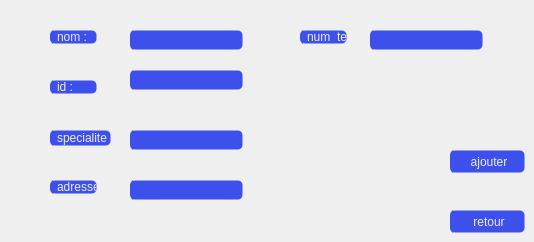
      <widget class="QWidget" name="tab_4">
       <attribute name="title">
        <string>ajouter</string>
       </attribute>
       <widget class="QPushButton" name="pushButton_7">
        <property name="geometry">
         <rect>
          <x>450</x>
          <y>150</y>
          <width>75</width>
          <height>23</height>
         </rect>
        </property>
        <property name="styleSheet">
         <string notr="true">QPushButton {
background-image: url(C:/Users/HP/Documents/Health-application/icons/16x16/cil-folder-open.png);
	background-position: left center;

    background-repeat: no-repeat;

	border: 1px solid transparent;
color:rgb(238, 238, 238);
	border-radius: 5px;	
	background-color:#3d50eb;
border-left:4px solid #3d50eb;

}
QPushButton:hover {
color:rgb(255, 255, 255);
		background-color: rgb(63, 84, 244);
}
QPushButton:pressed {	
	border: 2px solid rgb(55, 74, 214) ;
}</string>
        </property>
        <property name="text">
         <string>ajouter</string>
        </property>
       </widget>
       <widget class="QPushButton" name="pushButton_8">
        <property name="geometry">
         <rect>
          <x>450</x>
          <y>210</y>
          <width>75</width>
          <height>23</height>
         </rect>
        </property>
        <property name="styleSheet">
         <string notr="true">QPushButton {
background-image: url(C:/Users/HP/Documents/Health-application/icons/16x16/cil-folder-open.png);
	background-position: left center;

    background-repeat: no-repeat;

	border: 1px solid transparent;
color:rgb(238, 238, 238);
	border-radius: 5px;	
	background-color:#3d50eb;
border-left:4px solid #3d50eb;

}
QPushButton:hover {
color:rgb(255, 255, 255);
		background-color: rgb(63, 84, 244);
}
QPushButton:pressed {	
	border: 2px solid rgb(55, 74, 214) ;
}</string>
        </property>
        <property name="text">
         <string>retour</string>
        </property>
       </widget>
       <widget class="QLabel" name="label_7">
        <property name="geometry">
         <rect>
          <x>50</x>
          <y>30</y>
          <width>47</width>
          <height>14</height>
         </rect>
        </property>
        <property name="styleSheet">
         <string notr="true">QLabel {
background-image: url(C:/Users/HP/Documents/Health-application/icons/16x16/cil-folder-open.png);
	background-position: left center;

    background-repeat: no-repeat;

	border: 1px solid transparent;
color:rgb(238, 238, 238);
	border-radius: 5px;	
	background-color:#3d50eb;
border-left:4px solid #3d50eb;

}
QLabel:hover {
color:rgb(255, 255, 255);
		background-color: rgb(63, 84, 244);
}
QLabel:pressed {	
	border: 2px solid rgb(55, 74, 214) ;
}</string>
        </property>
        <property name="text">
         <string>nom :</string>
        </property>
       </widget>
       <widget class="QLabel" name="label_8">
        <property name="geometry">
         <rect>
          <x>50</x>
          <y>80</y>
          <width>47</width>
          <height>14</height>
         </rect>
        </property>
        <property name="styleSheet">
         <string notr="true">QLabel {
background-image: url(C:/Users/HP/Documents/Health-application/icons/16x16/cil-folder-open.png);
	background-position: left center;

    background-repeat: no-repeat;

	border: 1px solid transparent;
color:rgb(238, 238, 238);
	border-radius: 5px;	
	background-color:#3d50eb;
border-left:4px solid #3d50eb;

}
QLabel:hover {
color:rgb(255, 255, 255);
		background-color: rgb(63, 84, 244);
}
QLabel:pressed {	
	border: 2px solid rgb(55, 74, 214) ;
}</string>
        </property>
        <property name="text">
         <string>id :</string>
        </property>
       </widget>
       <widget class="QLabel" name="label_9">
        <property name="geometry">
         <rect>
          <x>50</x>
          <y>130</y>
          <width>61</width>
          <height>16</height>
         </rect>
        </property>
        <property name="styleSheet">
         <string notr="true">QLabel {
background-image: url(C:/Users/HP/Documents/Health-application/icons/16x16/cil-folder-open.png);
	background-position: left center;

    background-repeat: no-repeat;

	border: 1px solid transparent;
color:rgb(238, 238, 238);
	border-radius: 5px;	
	background-color:#3d50eb;
border-left:4px solid #3d50eb;

}
QLabel:hover {
color:rgb(255, 255, 255);
		background-color: rgb(63, 84, 244);
}
QLabel:pressed {	
	border: 2px solid rgb(55, 74, 214) ;
}</string>
        </property>
        <property name="text">
         <string>specialite :</string>
        </property>
       </widget>
       <widget class="QLabel" name="label_10">
        <property name="geometry">
         <rect>
          <x>50</x>
          <y>180</y>
          <width>47</width>
          <height>14</height>
         </rect>
        </property>
        <property name="styleSheet">
         <string notr="true">QLabel {
background-image: url(C:/Users/HP/Documents/Health-application/icons/16x16/cil-folder-open.png);
	background-position: left center;

    background-repeat: no-repeat;

	border: 1px solid transparent;
color:rgb(238, 238, 238);
	border-radius: 5px;	
	background-color:#3d50eb;
border-left:4px solid #3d50eb;

}
QLabel:hover {
color:rgb(255, 255, 255);
		background-color: rgb(63, 84, 244);
}
QLabel:pressed {	
	border: 2px solid rgb(55, 74, 214) ;
}</string>
        </property>
        <property name="text">
         <string>adresse :</string>
        </property>
       </widget>
       <widget class="QLabel" name="label_11">
        <property name="geometry">
         <rect>
          <x>300</x>
          <y>30</y>
          <width>47</width>
          <height>14</height>
         </rect>
        </property>
        <property name="styleSheet">
         <string notr="true">QLabel {
background-image: url(C:/Users/HP/Documents/Health-application/icons/16x16/cil-folder-open.png);
	background-position: left center;

    background-repeat: no-repeat;

	border: 1px solid transparent;
color:rgb(238, 238, 238);
	border-radius: 5px;	
	background-color:#3d50eb;
border-left:4px solid #3d50eb;

}
QLabel:hover {
color:rgb(255, 255, 255);
		background-color: rgb(63, 84, 244);
}
QLabel:pressed {	
	border: 2px solid rgb(55, 74, 214) ;
}</string>
        </property>
        <property name="text">
         <string>num_tel :</string>
        </property>
       </widget>
       <widget class="QLineEdit" name="lineEdit_4">
        <property name="geometry">
         <rect>
          <x>130</x>
          <y>30</y>
          <width>113</width>
          <height>20</height>
         </rect>
        </property>
        <property name="styleSheet">
         <string notr="true">QLineEdit {
background-image: url(C:/Users/HP/Documents/Health-application/icons/16x16/cil-folder-open.png);
	background-position: left center;

    background-repeat: no-repeat;

	border: 1px solid transparent;
color:rgb(238, 238, 238);
	border-radius: 5px;	
	background-color:#3d50eb;
border-left:4px solid #3d50eb;

}
QLineEdit:hover {
color:rgb(255, 255, 255);
		background-color: rgb(63, 84, 244);
}
QLineEdit:pressed {	
	border: 2px solid rgb(55, 74, 214) ;
}</string>
        </property>
       </widget>
       <widget class="QLineEdit" name="lineEdit_7">
        <property name="geometry">
         <rect>
          <x>130</x>
          <y>70</y>
          <width>113</width>
          <height>20</height>
         </rect>
        </property>
        <property name="styleSheet">
         <string notr="true">QLineEdit {
background-image: url(C:/Users/HP/Documents/Health-application/icons/16x16/cil-folder-open.png);
	background-position: left center;

    background-repeat: no-repeat;

	border: 1px solid transparent;
color:rgb(238, 238, 238);
	border-radius: 5px;	
	background-color:#3d50eb;
border-left:4px solid #3d50eb;

}
QLineEdit:hover {
color:rgb(255, 255, 255);
		background-color: rgb(63, 84, 244);
}
QLineEdit:pressed {	
	border: 2px solid rgb(55, 74, 214) ;
}
</string>
        </property>
       </widget>
       <widget class="QLineEdit" name="lineEdit_8">
        <property name="geometry">
         <rect>
          <x>130</x>
          <y>130</y>
          <width>113</width>
          <height>20</height>
         </rect>
        </property>
        <property name="styleSheet">
         <string notr="true">QLineEdit {
background-image: url(C:/Users/HP/Documents/Health-application/icons/16x16/cil-folder-open.png);
	background-position: left center;

    background-repeat: no-repeat;

	border: 1px solid transparent;
color:rgb(238, 238, 238);
	border-radius: 5px;	
	background-color:#3d50eb;
border-left:4px solid #3d50eb;

}
QLineEdit:hover {
color:rgb(255, 255, 255);
		background-color: rgb(63, 84, 244);
}
QLineEdit:pressed {	
	border: 2px solid rgb(55, 74, 214) ;
}</string>
        </property>
       </widget>
       <widget class="QLineEdit" name="lineEdit_9">
        <property name="geometry">
         <rect>
          <x>130</x>
          <y>180</y>
          <width>113</width>
          <height>20</height>
         </rect>
        </property>
        <property name="styleSheet">
         <string notr="true">QLineEdit {
background-image: url(C:/Users/HP/Documents/Health-application/icons/16x16/cil-folder-open.png);
	background-position: left center;

    background-repeat: no-repeat;

	border: 1px solid transparent;
color:rgb(238, 238, 238);
	border-radius: 5px;	
	background-color:#3d50eb;
border-left:4px solid #3d50eb;

}
QLineEdit:hover {
color:rgb(255, 255, 255);
		background-color: rgb(63, 84, 244);
}
QLineEdit:pressed {	
	border: 2px solid rgb(55, 74, 214) ;
}</string>
        </property>
       </widget>
       <widget class="QLineEdit" name="lineEdit_10">
        <property name="geometry">
         <rect>
          <x>370</x>
          <y>30</y>
          <width>113</width>
          <height>20</height>
         </rect>
        </property>
        <property name="styleSheet">
         <string notr="true">QLineEdit {
background-image: url(C:/Users/HP/Documents/Health-application/icons/16x16/cil-folder-open.png);
	background-position: left center;

    background-repeat: no-repeat;

	border: 1px solid transparent;
color:rgb(238, 238, 238);
	border-radius: 5px;	
	background-color:#3d50eb;
border-left:4px solid #3d50eb;

}
QLineEdit:hover {
color:rgb(255, 255, 255);
		background-color: rgb(63, 84, 244);
}
QLineEdit:pressed {	
	border: 2px solid rgb(55, 74, 214) ;
}</string>
        </property>
       </widget>
      </widget>
